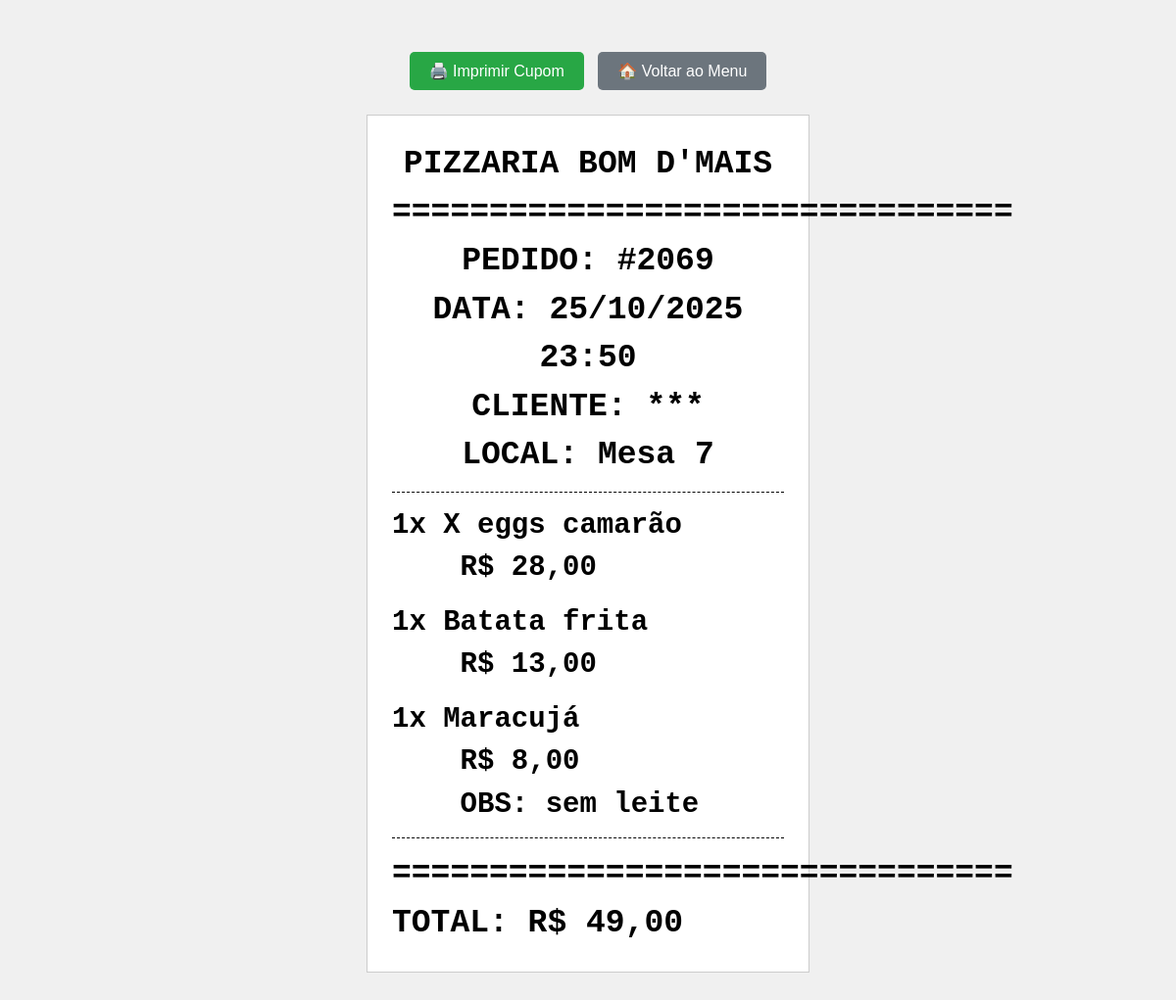
/reimprimir/2069/, run on the app's committed database.
### registrador/models.py (models this page shows, shortened)
class Pedido(models.Model):
    criado_em = models.DateTimeField(auto_now_add=True)
    finalizado = models.BooleanField(default=False)
    nome_cliente = models.CharField(max_length=100, blank=True, null=True)
    local_consumo = models.CharField(max_length=100, blank=True, null=True)
    forma_pagamento = models.CharField(max_length=200, blank=True, null=True)
    def total(self):
        return sum(item.subtotal() for item in self.itens.all())

class ItemPedido(models.Model):
    pedido = models.ForeignKey(Pedido, related_name='itens', on_delete=models.CASCADE)
    produto = models.ForeignKey(Produto, on_delete=models.CASCADE)
    quantidade = models.IntegerField(default=1)
    preco_unitario = models.DecimalField(max_digits=6, decimal_places=2, null=True, blank=True)
    descricao_produto = models.CharField(max_length=150, blank=True, null=True)
    observacao = models.CharField(max_length=255, null=True, blank=True)
    sabor2 = models.ForeignKey(Produto, related_name='itens_sabor2', on_delete=models.CASCADE, null=True, blank=True)
    def subtotal(self):
        if self.preco_unitario:
            return self.quantidade * self.preco_unitario
        elif hasattr(self.produto, 'preco'):
            return self.quantidade * self.produto.preco
        return 0  # ou lançar erro

class Produto(models.Model):
    CATEGORIAS = (
        ('combo', 'Combo'),
        ('pizza', 'Pizza'),
        ('lanche', 'Lanche'),
        ('bebida', 'Bebida'),
        ('artesanal', 'Artesanal'),
        ('sabor_promocao', 'Promocao'),
        ('entrada', 'Entrada'),
        ('espeto', 'Espeto'),
        ('porcoes', 'Porções'),
        ('pf_refeicao', 'PF_Refeição'),
    )
    nome = models.CharField(max_length=100)
    descricao = models.TextField(blank=True)
    preco = models.DecimalField(max_digits=6, decimal_places=2, blank=True, null=True)
    imagem = models.ImageField(upload_to='produtos/', blank=True, null=True)
    categoria = models.CharField(max_length=20, choices=CATEGORIAS)

### registrador/views.py (the view, shortened to what this page needs)
# urls.py: path('reimprimir/<int:pedido_id>/', views.reimprimir_pedido, name='reimprimir_pedido'),
def reimprimir_pedido(request, pedido_id):
    pedido = get_object_or_404(Pedido, id=pedido_id, finalizado=True)
    context = {
        'pedido': pedido,
        'imprimir': True
    }
    return render(request, 'registrador/cupom_impressao.html', context)

### registrador/templates/registrador/cupom_impressao.html (shortened to what this page needs)
<!DOCTYPE html>
<html lang="pt">
<head>
</head>
<body>
    <div class="no-print botoes">
        <button class="btn-imprimir" onclick="imprimirCupom()">🖨️ Imprimir Cupom</button>
        <button class="btn-voltar" onclick="voltarMenu()">🏠 Voltar ao Menu</button>
    </div>
    <div class="cupom" id="cupom">
        <div class="header">
            <strong>PIZZARIA BOM D'MAIS</strong><br>
            ================================<br>
            PEDIDO: #{{ pedido.id }}<br>
            DATA: {{ pedido.criado_em|date:"d/m/Y H:i" }}<br>
            CLIENTE: {{ pedido.nome_cliente|default:"Não informado" }}<br>
            LOCAL: {{ pedido.local_consumo|default:"Não informado" }}<br>
        </div>
        {% for item in pedido.itens.all %}
        <div class="item">
            {{ item.quantidade }}x
            {% if item.descricao_produto %}
                {{ item.descricao_produto }}
            {% else %}
                {{ item.produto.nome }}
            {% endif %}<br>
            &nbsp;&nbsp;&nbsp;&nbsp;R$ {{ item.subtotal }}<br>
            {% if item.observacao %}
                &nbsp;&nbsp;&nbsp;&nbsp;OBS: {{ item.observacao }}<br>
            {% endif %}
        </div>
        {% endfor %}
        <div class="total">
            ================================<br>
            TOTAL: R$ {{ pedido.total }}<br>
        </div>
    </div>
</body>
</html>

### registrador/templates/registrador/cupom_impressao.html (style rules this page uses)
@media screen { body { background-color: #f0f0f0; padding: 20px; font-family: Arial, sans-serif; } }
@media screen { .cupom { background: white; width: 400px; margin: 0 auto; padding: 25px; border: 1px solid #ccc; font-family: 'Courier New', monospace; font-size: 29px; line-height: 1.5; font-weight: bold; } }
.cupom { text-align: left; }
.header { text-align: center; border-bottom: 1px dashed #000; padding-bottom: 12px; margin-bottom: 12px; font-size: 33px; font-weight: bold; }
.item { margin-bottom: 12px; font-size: 29px; font-weight: bold; }
.total { border-top: 1px dashed #000; padding-top: 12px; margin-top: 12px; font-weight: bold; font-size: 33px; }
.botoes { text-align: center; margin: 20px 0; }
.botoes button { margin: 5px; padding: 10px 20px; font-size: 16px; cursor: pointer; }
.btn-imprimir { background-color: #28a745; color: white; border: none; border-radius: 5px; }
.btn-voltar { background-color: #6c757d; color: white; border: none; border-radius: 5px; }

### data on the page
Pedido: id "2069", criado_em "25/10/2025 23:50", nome_cliente "***", local_consumo "Mesa 7", total "49,00"
ItemPedido: quantidade "1", produto.nome "X eggs camarão", subtotal "28,00"
ItemPedido: quantidade "1", produto.nome "Batata frita", subtotal "13,00"
ItemPedido: quantidade "1", produto.nome "Maracujá", subtotal "8,00", observacao "sem leite"
